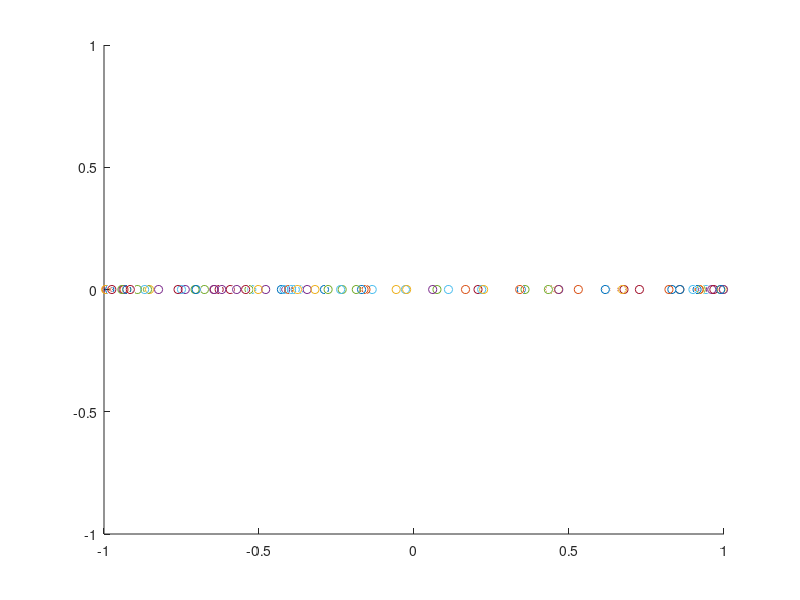

Recreate this plot in MATLAB.
%Testing validity of  robot arm move()
% ML final project, Tae Soo Kim, Steven Lin



fid1 = fopen('./data_oneArm_100_positions.txt','rt');

D1 = textscan(fid1, '%f %f %f', 'CollectOutput', true);

fclose(fid1);
data1 = D1{1};
%data2 = D2{1};

figure
hold on
for i=1:size(data1,1)
    scatter3(data1(i,1), data1(i,2), data1(i,3));
end



